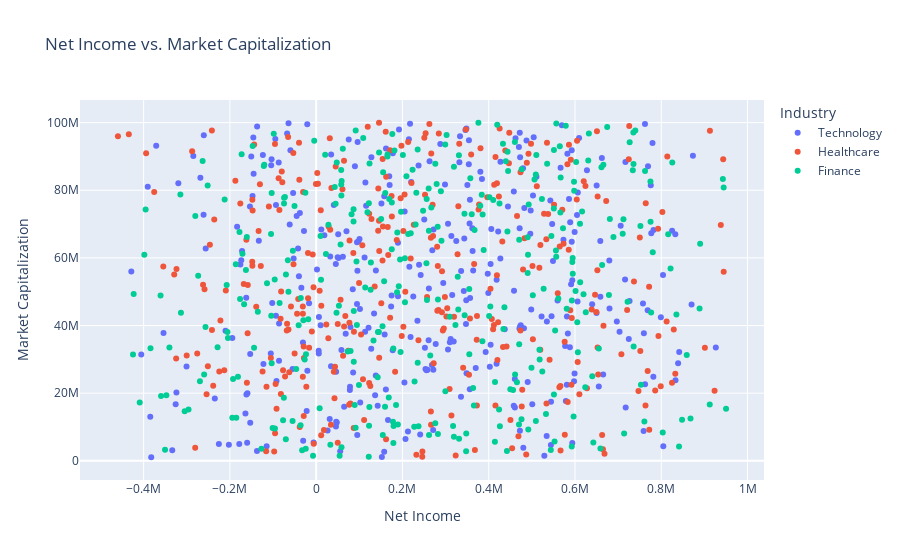

Write notebook code for a chart like this one.
### Code cell
# Visualize the relationship between net income and market capitalization
fig = px.scatter(data, x='NetIncome', y='MarketCap', color='Industry', hover_name='Company',
                 title='Net Income vs. Market Capitalization')
fig.update_layout(xaxis_title='Net Income', yaxis_title='Market Capitalization')
fig.show()

### Figure 1 — Plotly figure (JSON) as saved in the notebook; plotly's stock layout.template omitted (floating-point values rounded to 4 significant figures; data arrays with more than 128 entries replaced by an {"elided": "..."} marker saying what was removed)
{"data": [{"hovertemplate": "<b>%{hovertext}</b><br><br>Industry=Technology<br>NetIncome=%{x}<br>MarketCap=%{y}<extra></extra>", "hovertext": {"elided": "330 str values"}, "legendgroup": "Technology", "marker": {"color": "#636efa", "symbol": "circle"}, "mode": "markers", "name": "Technology", "orientation": "v", "showlegend": true, "type": "scatter", "x": {"elided": "330 int values"}, "xaxis": "x", "y": {"elided": "330 int values"}, "yaxis": "y"}, {"hovertemplate": "<b>%{hovertext}</b><br><br>Industry=Healthcare<br>NetIncome=%{x}<br>MarketCap=%{y}<extra></extra>", "hovertext": {"elided": "328 str values"}, "legendgroup": "Healthcare", "marker": {"color": "#EF553B", "symbol": "circle"}, "mode": "markers", "name": "Healthcare", "orientation": "v", "showlegend": true, "type": "scatter", "x": {"elided": "328 int values"}, "xaxis": "x", "y": {"elided": "328 int values"}, "yaxis": "y"}, {"hovertemplate": "<b>%{hovertext}</b><br><br>Industry=Finance<br>NetIncome=%{x}<br>MarketCap=%{y}<extra></extra>", "hovertext": {"elided": "342 str values"}, "legendgroup": "Finance", "marker": {"color": "#00cc96", "symbol": "circle"}, "mode": "markers", "name": "Finance", "orientation": "v", "showlegend": true, "type": "scatter", "x": {"elided": "342 int values"}, "xaxis": "x", "y": {"elided": "342 int values"}, "yaxis": "y"}], "layout": {"legend": {"title": {"text": "Industry"}, "tracegroupgap": 0}, "title": {"text": "Net Income vs. Market Capitalization"}, "xaxis": {"anchor": "y", "domain": [0, 1], "title": {"text": "Net Income"}}, "yaxis": {"anchor": "x", "domain": [0, 1], "title": {"text": "Market Capitalization"}}}}
